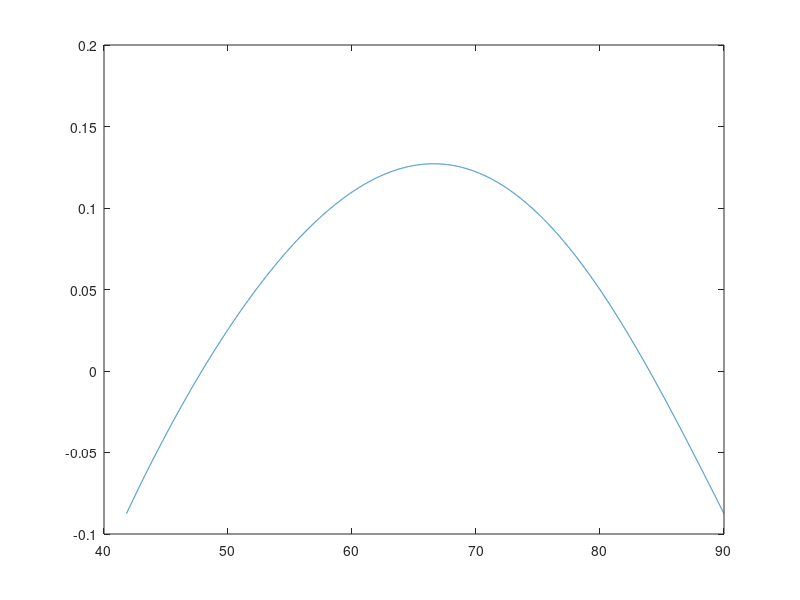

This figure's MATLAB source:
M = 1.5;
alpha = 1.4;
theta = 5;

beta = linspace(asind(1/M), 90, 10000);

f_beta = (2 .* cotd(beta)) .* (M ^ 2 .* sind(beta).^ 2 - 1) ./ (M ^ 2 .* (alpha + cosd(2 .* beta)) + 2) - tand(theta);

plot(beta, f_beta);